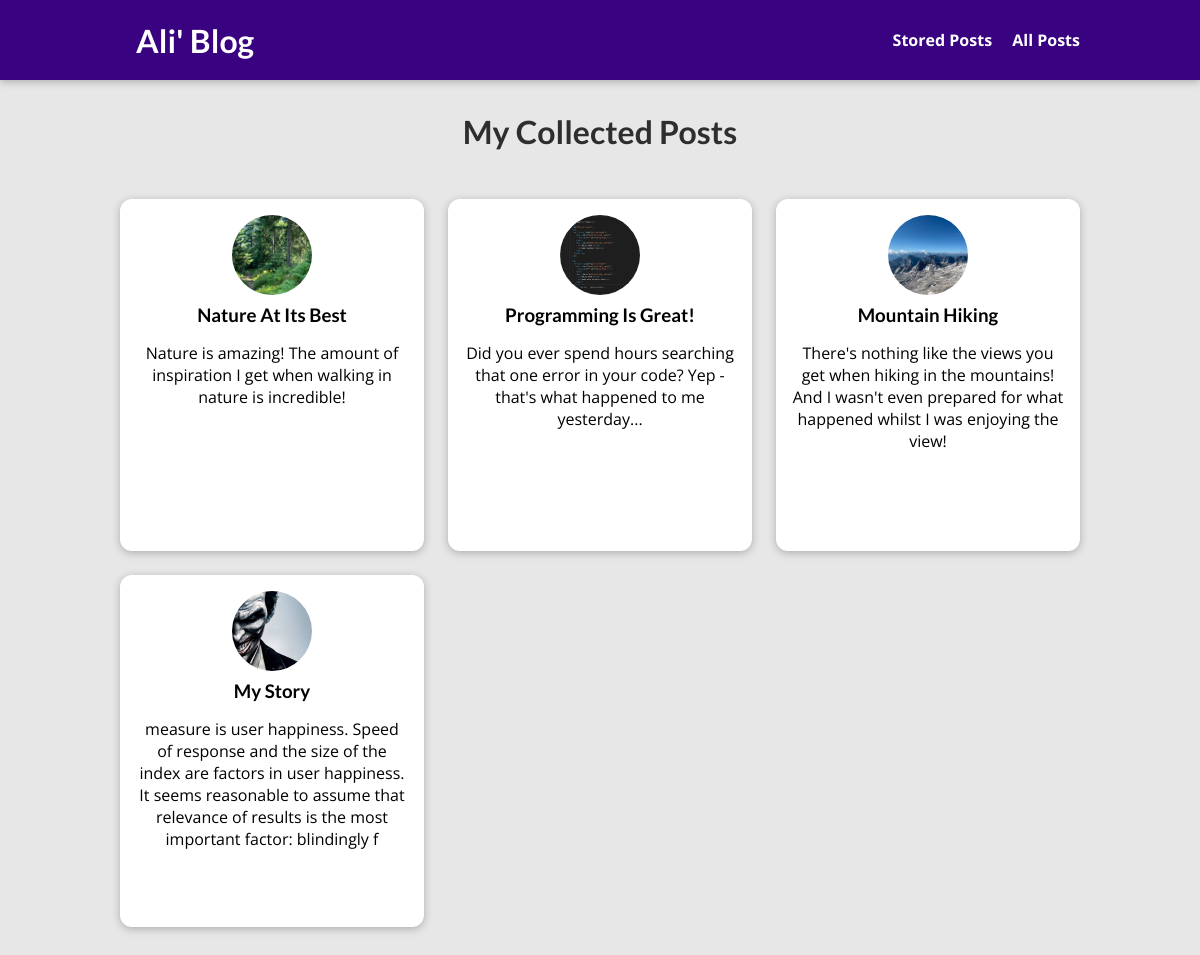
The page /posts on the database its author committed.
### blog/models.py (models this page shows, shortened)
class Post(models.Model):
    title = models.CharField(max_length=100)
    slug = models.SlugField(unique=True,db_index=True)
    content = models.TextField(validators=[MinLengthValidator(10)])
    image = models.ImageField(upload_to="image", null=True)
    date = models.DateField()
    excerpt = models.CharField(max_length=200)
    author = models.ForeignKey(Author, on_delete=models.SET_NULL, null=True,related_name="posts")
    tag = models.ManyToManyField(Tag, related_name="posts")

### blog/views.py (the view)
# urls.py: path("posts", views.Posts.as_view(), name="posts_page"),
class Posts(ListView):
    model = Post
    template_name = "blog/all-posts.html"
    context_object_name = "posts"
    ordering = ["date"]

### blog/templates/blog/all-posts.html (shortened to what this page needs)
{% extends "base.html" %}
{% load static %}
{% block css_files %}
    <link rel="stylesheet" href="{% static "blog/all-posts.css" %}">
    <link rel="stylesheet" href="{% static "blog/post.css" %}">
{% endblock %}
{% block content %}
    <section id="all-posts">
        <h2>My Collected Posts</h2>
    <ul>
        {% for post in posts %}
            {% include "blog/includes/post.html" %}
        {% endfor %}
    </ul>
    </section>
{% endblock %}

### blog/templates/blog/includes/post.html
{% load static %}
<li>
                    <article class="post">
                        <a href="{% url "post-detail-page" post.slug %}">
                            <img src="{{ post.image.url }}" alt="{{ post.title }}">
                            <div class="post__content">
                                <h3>{{ post.title }}</h3>
                                <p>{{ post.excerpt }}</p>
                            </div>
                        </a>
                    </article>
            </li>

### static/app.css (style rules this page uses)
* { box-sizing: border-box; }
html { font-family: 'Open Sans', 'Lato', sans-serif; }
body { margin: 0; }
h1, h2, h3 { font-family: 'Lato', sans-serif; font-weight: bold; }

### blog/static/blog/all-posts.css (style rules this page uses)
body { background-color: #e7e7e7; }
#all-posts { margin: 7rem auto; width: 90%; max-width: 60rem; }
#all-posts h2 { text-align: center; font-size: 2rem; color: #2e2e2e; margin: 3rem 0; }
ul { list-style: none; margin: 0; padding: 0; display: grid; grid-template-columns: repeat(auto-fill, minmax(17rem, 1fr)); gap: 1.5rem; }
.post img { width: 7rem; height: 7rem; }
.post a { height: 22rem; transform-origin: center; box-shadow: 0 2px 8px rgba(0, 0, 0, 0.25); border-radius: 12px; background-color: white; }

### blog/static/blog/post.css (style rules this page uses)
.post { display: flex; flex-direction: column; align-items: center; text-align: center; }
.post a { text-decoration: none; color: black; transition: all 0.2s ease; padding: 1rem; }
.post img { width: 5rem; height: 5rem; object-fit: cover; border-radius: 50%; }
.post h3 { margin: 0.25rem 0; }

### rows shown on the page
Post: image (picture), title "Nature At Its Best", excerpt "Nature is amazing! The amount of inspiration I get when walking in nature is incredible!"
Post: image (picture), title "Programming Is Great!", excerpt "Did you ever spend hours searching that one error in your code? Yep - that's what happened to me yesterday..."
Post: image (picture), title "Mountain Hiking", excerpt "There's nothing like the views you get when hiking in the mountains! And I wasn't even prepared for what happened whilst I was enjoying the view!"
Post: image (picture), title "My Story", excerpt "measure is user happiness. Speed of response and the size of the index are factors in user happiness. It seems reasonable to assume that relevance of results is the most important factor: blindingly f"
